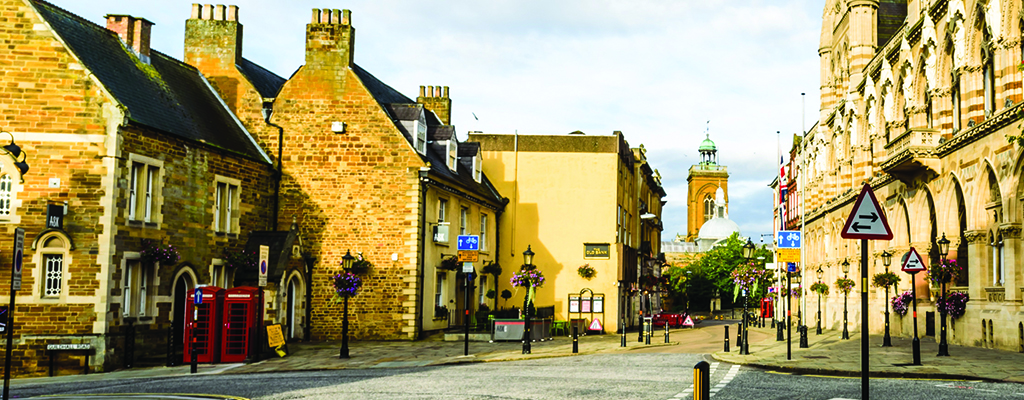
#> input picture HW9(OpenCV)/pic1.jpg, 1024 x 400 px, found by its file name
$ python 5_draw.py
#> lines starting #> are read from the running program, lines starting #| are printed output that depends on the picture
import numpy as np
import cv2 as cv


img = cv.imread('Photos/pic1.jpg')
#> img is the input picture: shape (400, 1024, 3); mean B, G, R 103, 152.1, 162.8
cv.imshow('Dog', img)

#drawing on dummy image that we create or working with ready images
#we will use this image instead of the dog image
#(height, width, the number of color channels)
blank = np.zeros((300, 300, 3), dtype = 'uint8')
cv.imshow('Blank', blank)

#1. Painting the image a certain color

#blank[:] = 0,255,0 #green
blank[:] = 0,0,255 #red
cv.imshow('Red', blank)
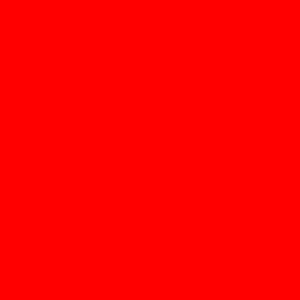
#> window 'Red': shape (300, 300, 3); mean B, G, R 0, 0, 255


# [40 lines of commented-out code are left out]


cv.circle(blank, (200, 200), 50, (0, 255, 0), thickness = -1)
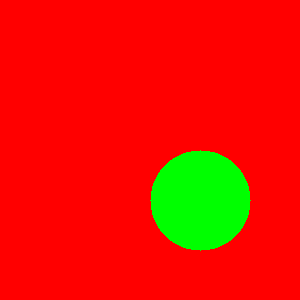
#> blank: shape (300, 300, 3); mean of channels 0, 1, 2 0, 22.2, 232.8; drawn as B, G, R
cv.imshow('Circle', blank)


#7 Drawing a line
#cv.line(img, point1, point2, color, thickness)


cv.line(blank, (20,20), (blank.shape[1]//2, blank.shape[0]//2), (0, 255, 0), thickness = 3)
cv.imshow('Line', blank)


#8. Writing text on an image


#cv.putText(img, text, origin, font, fontscale, color, thickness)
#cv.putText(blank, "Hello", (150, 150), cv.FONT_HERSHEY_TRIPLEX, 1.0, (0, 255, 0), thickness = 2)
#cv.putText(blank, "Hello, my name is Anna!", (150, 150), cv.FONT_HERSHEY_TRIPLEX, 1.0, (0, 255, 0), thickness = 2)
#we go offscreen, we can change margins and fontscale
cv.putText(blank, "Hello, my name is Anna!", (20, 20), cv.FONT_HERSHEY_TRIPLEX, 0.5, (0, 255, 0), thickness = 1)
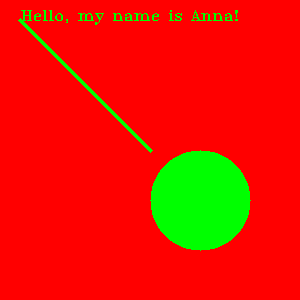
#> blank: shape (300, 300, 3); mean of channels 0, 1, 2 0, 26, 229; drawn as B, G, R
cv.imshow('Text', blank)


cv.waitKey(0)
